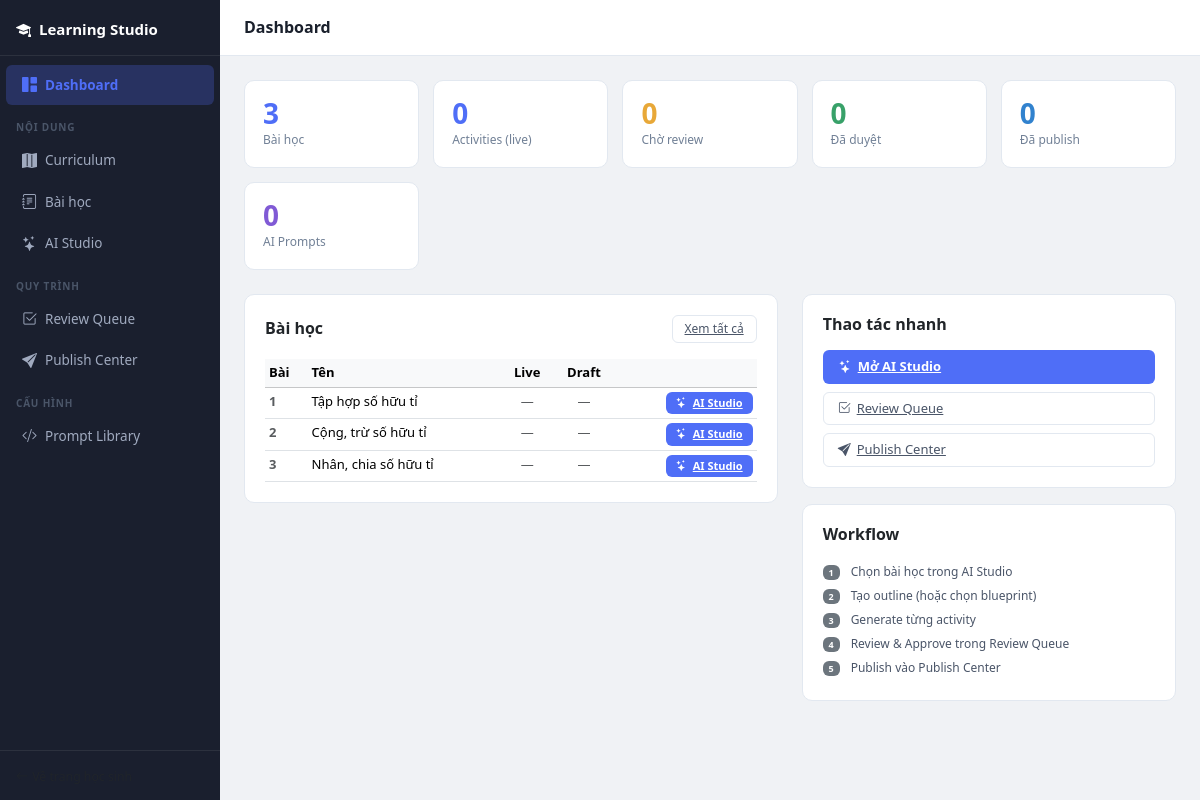
/studio/index.php, run on the app's committed database.
### tables this page shows
CREATE TABLE lesson (
    id            INT AUTO_INCREMENT PRIMARY KEY,
    chapter_no    TINYINT UNSIGNED NOT NULL,
    chapter_title VARCHAR(200)     NOT NULL,
    lesson_no     TINYINT UNSIGNED NOT NULL,
    title         VARCHAR(200)     NOT NULL,
    created_at    DATETIME DEFAULT CURRENT_TIMESTAMP
);

### studio/index.php (the view, shortened to what this page needs)
<?php
$db = get_db();
$stats = [
    'lessons'   => $db->query('SELECT COUNT(*) FROM lesson')->fetchColumn(),
    'activities' => $db->query('SELECT COUNT(*) FROM activity')->fetchColumn(),
    'drafts'    => $db->query('SELECT COUNT(*) FROM ls_draft WHERE status="draft"')->fetchColumn(),
    'approved'  => $db->query('SELECT COUNT(*) FROM ls_draft WHERE status="approved"')->fetchColumn(),
    'published' => $db->query('SELECT COUNT(*) FROM ls_draft WHERE status="published"')->fetchColumn(),
    'prompts'   => $db->query('SELECT COUNT(*) FROM ls_prompt')->fetchColumn(),
];
$lessons = $db->query('
    SELECT l.id, l.lesson_no, l.title,
           COUNT(DISTINCT a.id) AS live_count,
           COUNT(DISTINCT d.id) AS draft_count
    FROM lesson l
    LEFT JOIN activity  a ON a.lesson_id = l.id
    LEFT JOIN ls_draft  d ON d.lesson_id = l.id AND d.status IN ("draft","approved")
    GROUP BY l.id
    ORDER BY l.lesson_no
')->fetchAll();
include '../includes/studio_header.php';
?>
<div class="studio-stats">
  <div class="studio-stat">
    <div class="studio-stat__value"><?= $stats['lessons'] ?></div>
    <div class="studio-stat__label">Bài học</div>
  </div>
  <div class="studio-stat">
    <div class="studio-stat__value"><?= $stats['activities'] ?></div>
    <div class="studio-stat__label">Activities (live)</div>
  </div>
  <div class="studio-stat">
    <div class="studio-stat__value" style="color:#e8a838;"><?= $stats['drafts'] ?></div>
    <div class="studio-stat__label">Chờ review</div>
  </div>
  <div class="studio-stat">
    <div class="studio-stat__value" style="color:#38a169;"><?= $stats['approved'] ?></div>
    <div class="studio-stat__label">Đã duyệt</div>
  </div>
  <div class="studio-stat">
    <div class="studio-stat__value" style="color:#3182ce;"><?= $stats['published'] ?></div>
    <div class="studio-stat__label">Đã publish</div>
  </div>
  <div class="studio-stat">
    <div class="studio-stat__value" style="color:#805ad5;"><?= $stats['prompts'] ?></div>
    <div class="studio-stat__label">AI Prompts</div>
  </div>
</div>
<div class="row g-4">
  <div class="col-lg-7">
    <div class="studio-card">
      <div class="d-flex align-items-center justify-content-between mb-3">
        <h6 class="fw-bold mb-0">Bài học</h6>
        <a href="<?= BASE_URL ?>/studio/lessons.php" class="btn-studio-outline" style="font-size:12px; padding:4px 12px;">
          Xem tất cả
        </a>
      </div>
      <table class="table table-sm table-hover mb-0" style="font-size:13px;">
        <thead class="table-light">
          <tr>
            <th>Bài</th>
            <th>Tên</th>
            <th class="text-center">Live</th>
            <th class="text-center">Draft</th>
            <th></th>
          </tr>
        </thead>
        <tbody>
          <?php foreach ($lessons as $l): ?>
          <tr>
            <td class="text-muted fw-semibold"><?= $l['lesson_no'] ?></td>
            <td><?= htmlspecialchars($l['title']) ?></td>
            <td class="text-center">
              <?php if ($l['live_count'] > 0): ?>
              <span class="badge bg-primary-subtle text-primary"><?= $l['live_count'] ?></span>
              <?php else: ?>
              <span class="text-muted">—</span>
              <?php endif; ?>
            </td>
            <td class="text-center">
              <?php if ($l['draft_count'] > 0): ?>
              <span class="badge bg-warning-subtle text-warning"><?= $l['draft_count'] ?></span>
              <?php else: ?>
              <span class="text-muted">—</span>
              <?php endif; ?>
            </td>
            <td class="text-end">
              <a href="<?= BASE_URL ?>/studio/ai_studio.php?lesson_id=<?= $l['id'] ?>"
                 class="btn-studio-primary" style="font-size:11px; padding:3px 10px;">
                <i class="bi bi-stars"></i> AI Studio
              </a>
            </td>
          </tr>
          <?php endforeach; ?>
        </tbody>
      </table>
    </div>
  </div>
  <div class="col-lg-5">
    <div class="studio-card mb-3">
      <h6 class="fw-bold mb-3">Thao tác nhanh</h6>
      <div class="d-grid gap-2">
        <a href="<?= BASE_URL ?>/studio/ai_studio.php" class="btn-studio-primary">
          <i class="bi bi-stars"></i> Mở AI Studio
        </a>
        <a href="<?= BASE_URL ?>/studio/review.php" class="btn-studio-outline">
          <i class="bi bi-check2-square"></i> Review Queue
        </a>
        <a href="<?= BASE_URL ?>/studio/publish.php" class="btn-studio-outline">
          <i class="bi bi-send-fill"></i> Publish Center
        </a>
      </div>
    </div>
    <div class="studio-card">
      <h6 class="fw-bold mb-3">Workflow</h6>
      <div style="font-size:12px; color:#4a5568; line-height:2;">
        <div><span class="badge bg-secondary me-2">1</span> Chọn bài học trong AI Studio</div>
        <div><span class="badge bg-secondary me-2">2</span> Tạo outline (hoặc chọn blueprint)</div>
        <div><span class="badge bg-secondary me-2">3</span> Generate từng activity</div>
        <div><span class="badge bg-secondary me-2">4</span> Review &amp; Approve trong Review Queue</div>
        <div><span class="badge bg-secondary me-2">5</span> Publish vào Publish Center</div>
      </div>
    </div>
  </div>
</div>
<?php include '../includes/studio_footer.php'; ?>

### assets/css/studio.css (style rules this page uses)
:root { --studio-sidebar-w: 220px; --studio-bg: #f0f2f5; --studio-sidebar-bg: #1a1f2e; --studio-sidebar-text: #a0aabf; --studio-sidebar-active: #fff; --studio-accent: #4f6ef7; --studio-card-bg: #fff; --studio-border: #e2e8f0; --studio-topbar-h: 56px; }
body.studio-body { margin: 0; background: var(--studio-bg); font-family: system-ui, -apple-system, sans-serif; font-size: 14px; }
.studio-card { background: var(--studio-card-bg); border: 1px solid var(--studio-border); border-radius: 10px; padding: 20px; margin-bottom: 16px; }
.studio-stats { display: grid; grid-template-columns: repeat(auto-fill, minmax(160px, 1fr)); gap: 14px; margin-bottom: 24px; }
.studio-stat { background: var(--studio-card-bg); border: 1px solid var(--studio-border); border-radius: 10px; padding: 18px; }
.studio-stat__value { font-size: 28px; font-weight: 800; color: var(--studio-accent); line-height: 1; }
.studio-stat__label { font-size: 12px; color: #718096; margin-top: 4px; }
.btn-studio-primary { background: var(--studio-accent); color: #fff; border: none; padding: 7px 16px; border-radius: 6px; font-size: 13px; font-weight: 600; cursor: pointer; display: inline-flex; align-items: center; gap: 6px; transition: opacity .15s; }
.btn-studio-outline { background: transparent; color: #4a5568; border: 1px solid var(--studio-border); padding: 6px 14px; border-radius: 6px; font-size: 13px; cursor: pointer; display: inline-flex; align-items: center; gap: 6px; transition: border-color .15s; }

### data on the page
lesson: lesson_no "1", title "Tập hợp số hữu tỉ"
lesson: lesson_no "2", title "Cộng, trừ số hữu tỉ"
lesson: lesson_no "3", title "Nhân, chia số hữu tỉ"

### other printed values
$page_title "Dashboard"
$stats['lessons'] "3"
$stats['activities'] "0"
$stats['drafts'] "0"
$stats['approved'] "0"
$stats['published'] "0"
$stats['prompts'] "0"
